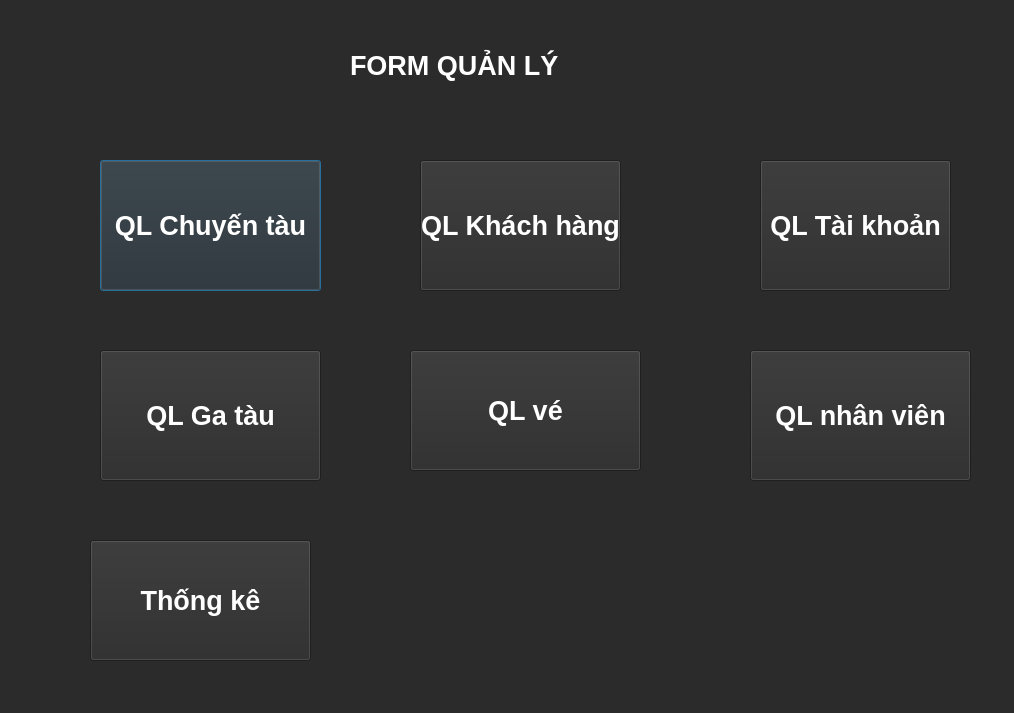
<?xml version="1.0" encoding="UTF-8"?>
<ui version="4.0">
 <class>Dialog</class>
 <widget class="QDialog" name="Dialog">
  <property name="geometry">
   <rect>
    <x>0</x>
    <y>0</y>
    <width>1014</width>
    <height>713</height>
   </rect>
  </property>
  <property name="font">
   <font>
    <pointsize>20</pointsize>
    <weight>75</weight>
    <bold>true</bold>
   </font>
  </property>
  <property name="windowTitle">
   <string>Dialog</string>
  </property>
  <property name="styleSheet">
   <string notr="true">background-color: #2b2b2b; color: white; font-weight: bold;</string>
  </property>
  <widget class="QLabel" name="label">
   <property name="geometry">
    <rect>
     <x>350</x>
     <y>20</y>
     <width>261</width>
     <height>91</height>
    </rect>
   </property>
   <property name="font">
    <font>
     <pointsize>20</pointsize>
     <weight>75</weight>
     <bold>true</bold>
    </font>
   </property>
   <property name="text">
    <string>FORM QUẢN LÝ</string>
   </property>
   <property name="textFormat">
    <enum>Qt::PlainText</enum>
   </property>
  </widget>
  <widget class="QPushButton" name="btn_ql_chuyentau">
   <property name="geometry">
    <rect>
     <x>100</x>
     <y>160</y>
     <width>221</width>
     <height>131</height>
    </rect>
   </property>
   <property name="text">
    <string>QL Chuyến tàu</string>
   </property>
  </widget>
  <widget class="QPushButton" name="btn_ql_khachhang">
   <property name="geometry">
    <rect>
     <x>420</x>
     <y>160</y>
     <width>201</width>
     <height>131</height>
    </rect>
   </property>
   <property name="text">
    <string>QL Khách hàng</string>
   </property>
  </widget>
  <widget class="QPushButton" name="btn_ql_taikhoan">
   <property name="geometry">
    <rect>
     <x>760</x>
     <y>160</y>
     <width>191</width>
     <height>131</height>
    </rect>
   </property>
   <property name="text">
    <string>QL Tài khoản</string>
   </property>
  </widget>
  <widget class="QPushButton" name="btn_ql_gatau">
   <property name="geometry">
    <rect>
     <x>100</x>
     <y>350</y>
     <width>221</width>
     <height>131</height>
    </rect>
   </property>
   <property name="text">
    <string>QL Ga tàu</string>
   </property>
  </widget>
  <widget class="QPushButton" name="btn_ql_ve">
   <property name="geometry">
    <rect>
     <x>410</x>
     <y>350</y>
     <width>231</width>
     <height>121</height>
    </rect>
   </property>
   <property name="text">
    <string>QL vé</string>
   </property>
  </widget>
  <widget class="QPushButton" name="btn_ql_nhanvien">
   <property name="geometry">
    <rect>
     <x>750</x>
     <y>350</y>
     <width>221</width>
     <height>131</height>
    </rect>
   </property>
   <property name="text">
    <string>QL nhân viên</string>
   </property>
  </widget>
  <widget class="QPushButton" name="btn_thongke">
   <property name="geometry">
    <rect>
     <x>90</x>
     <y>540</y>
     <width>221</width>
     <height>121</height>
    </rect>
   </property>
   <property name="text">
    <string>Thống kê</string>
   </property>
  </widget>
 </widget>
 <resources/>
 <connections/>
</ui>
